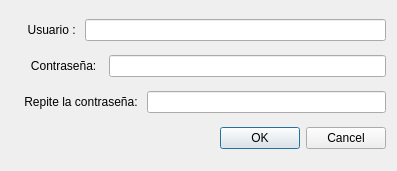
<?xml version="1.0" encoding="UTF-8"?>
<ui version="4.0">
 <class>RegistrarAdminDialog</class>
 <widget class="QDialog" name="RegistrarAdminDialog">
  <property name="geometry">
   <rect>
    <x>0</x>
    <y>0</y>
    <width>397</width>
    <height>171</height>
   </rect>
  </property>
  <property name="windowTitle">
   <string>Dialog</string>
  </property>
  <layout class="QVBoxLayout" name="verticalLayout">
   <item>
    <layout class="QHBoxLayout" name="horizontalLayout">
     <item>
      <widget class="QLabel" name="usuarioLabel">
       <property name="text">
        <string>     Usuario : </string>
       </property>
      </widget>
     </item>
     <item>
      <widget class="QLineEdit" name="usuarioLineEdit"/>
     </item>
    </layout>
   </item>
   <item>
    <layout class="QHBoxLayout" name="horizontalLayout_2">
     <item>
      <widget class="QLabel" name="claveLabel">
       <property name="text">
        <string>      Contraseña:  </string>
       </property>
      </widget>
     </item>
     <item>
      <widget class="QLineEdit" name="claveLineEdit"/>
     </item>
    </layout>
   </item>
   <item>
    <layout class="QHBoxLayout" name="horizontalLayout_3">
     <item>
      <widget class="QLabel" name="label_3">
       <property name="text">
        <string>    Repite la contraseña: </string>
       </property>
      </widget>
     </item>
     <item>
      <widget class="QLineEdit" name="repiteClaveLineEdit"/>
     </item>
    </layout>
   </item>
   <item>
    <widget class="QDialogButtonBox" name="buttonBox">
     <property name="standardButtons">
      <set>QDialogButtonBox::Cancel|QDialogButtonBox::Ok</set>
     </property>
    </widget>
   </item>
  </layout>
 </widget>
 <resources/>
 <connections/>
</ui>
